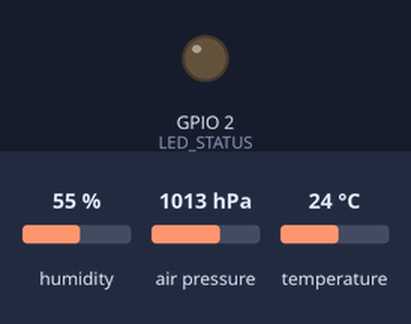
Bench run of a sketch on a simulated ESP32. Parts: output pins drawn as LEDs (lit = HIGH). The test bench sets the inputs (shaded band); at power-on: humidity 55 %, air pressure 1013 hPa, temperature 24 °C. WiFi joins after 1.5 s; servers stay silent unless stated; the local clock reads 2024-03-15 10:24:30 at power-on unless the sketch sets it; random numbers use the default seed unless the sketch sets one; no MQTT or app messages arrive unless stated; what the sketch prints to the serial monitor is not drawn.

Above: at 3.27 s.
At 5.15 s:
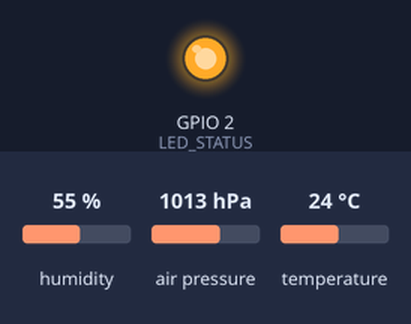
Timing chart, 0 to 5.5 s (numbered marks = the images above):
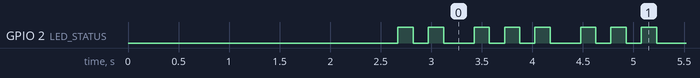

The sketch:

Sensor_iot_esp_MQTT_v2_Local.ino
```cpp
#include <Wire.h>
#include <Adafruit_Sensor.h>
#include <Adafruit_BME280.h>
#include <WiFi.h>
#include <PubSubClient.h>
#include <ArduinoJson.h>
#include <time.h>   // --- Biblioteca nativa para manipulação de tempo ---
#include <stdarg.h> // --- Para a função de log com formatação (printf) ---

// --- Configurações do Wi-Fi ---
const char* WIFI_SSID = "Rede_Local";  // COLOQUE SEU WI-FI AQUI
const char* WIFI_PASSWORD = "Senha123"; // COLOQUE SUA SENHA AQUI

// --- Configurações do MQTT ---
const char* MQTT_BROKER = "192.168.137.1";
const int MQTT_PORT = 1883;
const char* TOPICO_DADOS = "casa/parametros/sensor1";

// --- Configurações do Servidor NTP ---
const char* ntpServer1 = "pool.ntp.org";
const char* ntpServer2 = "a.st1.ntp.br";    // Servidor NTP brasileiro (NIC.br)
const char* ntpServer3 = "time.google.com";
const long  gmtOffset_sec = -10800; // Ajuste para o seu fuso horário (Ex: -3 horas = -3 * 3600 = -10800)
const int   daylightOffset_sec = 0;  // Ajuste de horário de verão (0 se não houver)

// --- Pinos ---
#define I2C_SDA 21
#define I2C_SCL 22
#define LED_STATUS 2  // LED nativo do ESP32 (GPIO 2)

Adafruit_BME280 bme;
WiFiClient espClient;
PubSubClient mqttClient(espClient);

unsigned long ultimoEnvio = 0;
const long intervalo = 5000;

// --- Variáveis de controle do LED sem travamento ---
unsigned long tempoUltimoPisca = 0;
int estagioPisca = 0;

// --- Controle do NTP ---
bool ntpSincronizado = false;
unsigned long ultimaConfigNTP = 0;
const unsigned long INTERVALO_RETENTATIVA_NTP = 30000; // Reenvia a config do NTP a cada 30 s se não sincronizar

// =====================================================================
//  TEMPO E LOG
// =====================================================================

// --- Retorna o timestamp Epoch atual (segundos) ou 0 se o NTP ainda não sincronizou ---
// Usa time() direto: não bloqueia (getLocalTime() espera até 5 s quando não há hora válida).
// Depois da primeira sincronização, o relógio interno do ESP32 continua contando
// mesmo com o Wi-Fi fora do ar.
unsigned long getTimestamp() {
  time_t agora = time(nullptr);
  return (agora > 1600000000) ? (unsigned long)agora : 0;
}

// --- Converte o timestamp Epoch em data/hora legível (horário local) ---
String formatarDataHora(unsigned long epoch) {
  if (epoch == 0) {
    return "NTP nao sincronizado";
  }
  time_t t = (time_t)epoch;
  struct tm timeinfo;
  localtime_r(&t, &timeinfo);  // Aplica o fuso configurado em configTime()

  char buffer[25];
  strftime(buffer, sizeof(buffer), "%d/%m/%Y %H:%M:%S", &timeinfo);
  return String(buffer);
}

// --- Carimbo de tempo para o log ---
// Com NTP sincronizado: data/hora real. Antes disso: tempo desde que a placa ligou.
String carimboTempo() {
  unsigned long epoch = getTimestamp();
  if (epoch != 0) {
    return formatarDataHora(epoch);
  }
  unsigned long s = millis() / 1000;
  char buffer[24];
  snprintf(buffer, sizeof(buffer), "uptime %02lu:%02lu:%02lu", s / 3600, (s / 60) % 60, s % 60);
  return String(buffer);
}

// --- Log no Serial com carimbo de tempo em TODA linha (uso igual ao printf) ---
void logSerial(const char* formato, ...) {
  char mensagem[256];
  va_list args;
  va_start(args, formato);
  vsnprintf(mensagem, sizeof(mensagem), formato, args);
  va_end(args);
  Serial.printf("[%s] %s\n", carimboTempo().c_str(), mensagem);
}

// =====================================================================
//  CONEXÕES
// =====================================================================

// --- Configura o NTP e espera até 10 s pela primeira sincronização ---
void configurarNTP() {
  configTime(gmtOffset_sec, daylightOffset_sec, ntpServer1, ntpServer2, ntpServer3);
  ultimaConfigNTP = millis();

  if (ntpSincronizado) return; // Relógio já ajustado antes: não precisa esperar

  logSerial("NTP configurado, aguardando sincronizacao...");
  struct tm timeinfo;
  if (getLocalTime(&timeinfo, 10000)) {
    ntpSincronizado = true;
    logSerial("NTP sincronizado. Relogio ajustado.");
  } else {
    logSerial("NTP ainda nao respondeu. Nova tentativa em 30 s.");
  }
}

void conectarWiFi() {
  logSerial("Conectando em: %s", WIFI_SSID);

  WiFi.begin(WIFI_SSID, WIFI_PASSWORD);

  int tentativas = 0;
  while (WiFi.status() != WL_CONNECTED && tentativas < 20) {
    delay(250);
    tentativas++;
  }

  if (WiFi.status() == WL_CONNECTED) {
    logSerial("Wi-Fi conectado! IP: %s", WiFi.localIP().toString().c_str());

    configurarNTP();
  } else {
    logSerial("Falha ao conectar no Wi-Fi. Nova tentativa em 10 s.");
  }
}

void conectarMQTT() {
  if (!mqttClient.connected()) {
    logSerial("Tentando conexão MQTT...");
    String clientId = "ESP32Client-" + String(random(0, 0xffff), HEX);

    if (mqttClient.connect(clientId.c_str())) {
      logSerial("Conectado ao Broker MQTT!");
    } else {
      logSerial("Falha no MQTT, erro=%d. Nova tentativa em 10 s.", mqttClient.state());
    }
  }
}

// --- Detecta e registra no Serial o momento exato de quedas e retornos ---
void monitorarConexoes() {
  static bool wifiAnterior = false;
  static bool mqttAnterior = false;
  static unsigned long inicioQuedaWifi = 0;
  static unsigned long inicioQuedaMqtt = 0;

  // Wi-Fi
  bool wifiAtual = (WiFi.status() == WL_CONNECTED);
  if (wifiAtual != wifiAnterior) {
    if (!wifiAtual) {
      inicioQuedaWifi = millis();
      logSerial("ALERTA: Wi-Fi caiu!");
    } else if (inicioQuedaWifi != 0) {
      logSerial("Wi-Fi restabelecido apos %lu s fora do ar.", (millis() - inicioQuedaWifi) / 1000);
    }
    wifiAnterior = wifiAtual;
  }

  // MQTT
  bool mqttAtual = mqttClient.connected();
  if (mqttAtual != mqttAnterior) {
    if (!mqttAtual) {
      inicioQuedaMqtt = millis();
      logSerial("ALERTA: conexao MQTT caiu! (estado=%d)", mqttClient.state());
    } else if (inicioQuedaMqtt != 0) {
      logSerial("MQTT restabelecido apos %lu s fora do ar.", (millis() - inicioQuedaMqtt) / 1000);
    }
    mqttAnterior = mqttAtual;
  }

  // NTP (avisa uma única vez quando o relógio é ajustado)
  if (!ntpSincronizado && getTimestamp() != 0) {
    ntpSincronizado = true;
    logSerial("NTP sincronizado. Relogio ajustado.");
  }
}

// =====================================================================
//  LED DE STATUS
// =====================================================================

void gerenciarLedStatus() {
  unsigned long tempoAtual = millis();

  if (WiFi.status() != WL_CONNECTED) {
    if (tempoAtual - tempoUltimoPisca >= (estagioPisca == 4 ? 1200 : 1500)) {
      if (tempoAtual - tempoUltimoPisca >= 150) {
        tempoUltimoPisca = tempoAtual;
        estagioPisca++;
        if (estagioPisca > 4) estagioPisca = 0;

        if (estagioPisca == 0 || estagioPisca == 2) digitalWrite(LED_STATUS, HIGH);
        else digitalWrite(LED_STATUS, LOW);
      }
    }
  }
  else if (!mqttClient.connected()) {
    if (tempoAtual - tempoUltimoPisca >= 150) {
      tempoUltimoPisca = tempoAtual;
      estagioPisca++;
      if (estagioPisca > 6) estagioPisca = 0;

      if (estagioPisca == 0 || estagioPisca == 2 || estagioPisca == 4) digitalWrite(LED_STATUS, HIGH);
      else digitalWrite(LED_STATUS, LOW);
    }
  }
  else {
    if (tempoAtual - tempoUltimoPisca >= 1000) {
      tempoUltimoPisca = tempoAtual;
      digitalWrite(LED_STATUS, !digitalRead(LED_STATUS));
    }
  }
}

// =====================================================================
//  SETUP / LOOP
// =====================================================================

void setup() {
  Serial.begin(115200);
  delay(1000);

  pinMode(LED_STATUS, OUTPUT);
  digitalWrite(LED_STATUS, LOW);

  logSerial("Iniciando estacao BME280...");

  Wire.begin(I2C_SDA, I2C_SCL);
  if (!bme.begin(0x76)) {
    logSerial("ERRO: sensor BME280 nao encontrado!");
    while (1) {
      digitalWrite(LED_STATUS, HIGH);
    }
  }
  logSerial("Sensor BME280 OK.");

  conectarWiFi();
  mqttClient.setServer(MQTT_BROKER, MQTT_PORT);
}

void loop() {
  gerenciarLedStatus();
  monitorarConexoes();

  static unsigned long ultimaChecagemConexao = 0;
  if (millis() - ultimaChecagemConexao >= 10000) {
    ultimaChecagemConexao = millis();
    if (WiFi.status() != WL_CONNECTED) {
      conectarWiFi();
    } else {
      // Wi-Fi ok mas relógio ainda sem hora: reenvia a configuração do NTP
      if (!ntpSincronizado && millis() - ultimaConfigNTP >= INTERVALO_RETENTATIVA_NTP) {
        logSerial("Reenviando configuracao do NTP...");
        configurarNTP();
      }
      if (!mqttClient.connected()) {
        conectarMQTT();
      }
    }
  }

  mqttClient.loop();

  unsigned long agora = millis();
  if (agora - ultimoEnvio >= intervalo) {
    ultimoEnvio = agora;

    if (WiFi.status() == WL_CONNECTED && mqttClient.connected() && getTimestamp() == 0) {
      logSerial("Leitura nao enviada: aguardando sincronizacao do NTP.");
    }
    else if (WiFi.status() == WL_CONNECTED && mqttClient.connected()) {
      float temp = bme.readTemperature();
      float pres = bme.readPressure() / 100.0F;
      float umid = bme.readHumidity();
      unsigned long epochTime = getTimestamp(); // Obtém o timestamp atual (segundos)

      StaticJsonDocument<200> doc;
      doc["temperatura"] = serialized(String(temp, 2));
      doc["pressao"]     = serialized(String(pres, 2));
      doc["umidade"]     = serialized(String(umid, 2));
      doc["timestamp"]   = epochTime; // Timestamp Unix em segundos

      String jsonBuffer;
      serializeJson(doc, jsonBuffer);

      if (mqttClient.publish(TOPICO_DADOS, jsonBuffer.c_str())) {
        logSerial("Dados enviados via MQTT | Epoch: %lu | Payload: %s", epochTime, jsonBuffer.c_str());
      } else {
        logSerial("ERRO: falha ao publicar no MQTT.");
      }
    }
  }
}
```

Measured:
- by itself, GPIO 2 (LED_STATUS): repeats every 1.1 s: LOW 0.15 s, HIGH 0.15 s, LOW 0.30 s, HIGH 0.15 s, LOW 0.15 s, HIGH 0.15 s
